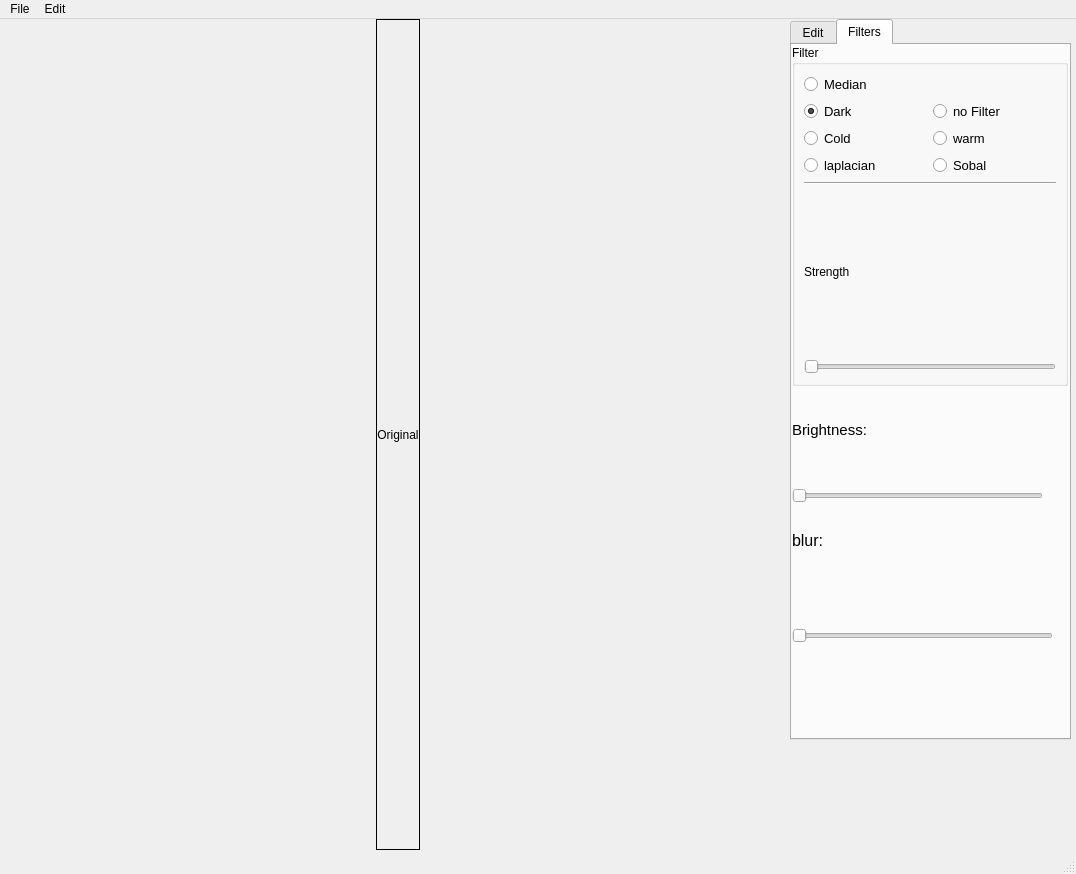
<?xml version="1.0" encoding="UTF-8"?>
<ui version="4.0">
 <class>MainWindow</class>
 <widget class="QMainWindow" name="MainWindow">
  <property name="geometry">
   <rect>
    <x>0</x>
    <y>0</y>
    <width>1076</width>
    <height>874</height>
   </rect>
  </property>
  <property name="windowTitle">
   <string>MainWindow</string>
  </property>
  <widget class="QWidget" name="centralwidget">
   <widget class="QWidget" name="verticalLayoutWidget">
    <property name="geometry">
     <rect>
      <x>790</x>
      <y>0</y>
      <width>281</width>
      <height>721</height>
     </rect>
    </property>
    <layout class="QVBoxLayout" name="verticalLayout">
     <item>
      <widget class="QTabWidget" name="tabWidget">
       <property name="currentIndex">
        <number>1</number>
       </property>
       <widget class="QWidget" name="tab_3">
        <attribute name="title">
         <string>Edit</string>
        </attribute>
        <widget class="QPushButton" name="cropbutton">
         <property name="geometry">
          <rect>
           <x>80</x>
           <y>70</y>
           <width>101</width>
           <height>31</height>
          </rect>
         </property>
         <property name="text">
          <string>Crop</string>
         </property>
        </widget>
        <widget class="QPushButton" name="addtxtButton">
         <property name="geometry">
          <rect>
           <x>80</x>
           <y>130</y>
           <width>101</width>
           <height>31</height>
          </rect>
         </property>
         <property name="text">
          <string>add text</string>
         </property>
        </widget>
        <widget class="QPushButton" name="drawButton">
         <property name="geometry">
          <rect>
           <x>80</x>
           <y>190</y>
           <width>101</width>
           <height>31</height>
          </rect>
         </property>
         <property name="text">
          <string>draw</string>
         </property>
        </widget>
        <widget class="QPushButton" name="rightbtn">
         <property name="geometry">
          <rect>
           <x>140</x>
           <y>250</y>
           <width>61</width>
           <height>31</height>
          </rect>
         </property>
         <property name="text">
          <string>trun Right</string>
         </property>
        </widget>
        <widget class="QPushButton" name="leftbtn">
         <property name="geometry">
          <rect>
           <x>70</x>
           <y>250</y>
           <width>61</width>
           <height>31</height>
          </rect>
         </property>
         <property name="text">
          <string>trun left</string>
         </property>
        </widget>
       </widget>
       <widget class="QWidget" name="tab_4">
        <attribute name="title">
         <string>Filters</string>
        </attribute>
        <widget class="QGroupBox" name="groupBox_2">
         <property name="geometry">
          <rect>
           <x>0</x>
           <y>0</y>
           <width>276</width>
           <height>341</height>
          </rect>
         </property>
         <property name="maximumSize">
          <size>
           <width>300</width>
           <height>16777215</height>
          </size>
         </property>
         <property name="title">
          <string>Filter</string>
         </property>
         <layout class="QVBoxLayout" name="verticalLayout_7">
          <item>
           <layout class="QGridLayout" name="gridLayout_3">
            <item row="3" column="0">
             <widget class="QRadioButton" name="radioButton_15">
              <property name="font">
               <font>
                <pointsize>10</pointsize>
               </font>
              </property>
              <property name="text">
               <string>laplacian</string>
              </property>
             </widget>
            </item>
            <item row="2" column="0">
             <widget class="QRadioButton" name="radioButton_13">
              <property name="font">
               <font>
                <pointsize>10</pointsize>
               </font>
              </property>
              <property name="text">
               <string>Cold</string>
              </property>
             </widget>
            </item>
            <item row="0" column="0">
             <widget class="QRadioButton" name="radioButton_14">
              <property name="font">
               <font>
                <pointsize>10</pointsize>
               </font>
              </property>
              <property name="text">
               <string>Median</string>
              </property>
              <property name="checked">
               <bool>false</bool>
              </property>
             </widget>
            </item>
            <item row="2" column="1">
             <widget class="QRadioButton" name="radioButton_17">
              <property name="font">
               <font>
                <pointsize>10</pointsize>
               </font>
              </property>
              <property name="text">
               <string>warm</string>
              </property>
             </widget>
            </item>
            <item row="3" column="1">
             <widget class="QRadioButton" name="radioButton_16">
              <property name="font">
               <font>
                <pointsize>10</pointsize>
               </font>
              </property>
              <property name="text">
               <string>Sobal</string>
              </property>
             </widget>
            </item>
            <item row="1" column="0">
             <widget class="QRadioButton" name="radioButton_18">
              <property name="font">
               <font>
                <pointsize>10</pointsize>
               </font>
              </property>
              <property name="text">
               <string>Dark</string>
              </property>
              <property name="checked">
               <bool>true</bool>
              </property>
             </widget>
            </item>
            <item row="1" column="1">
             <widget class="QRadioButton" name="noFilterRadio">
              <property name="font">
               <font>
                <pointsize>10</pointsize>
               </font>
              </property>
              <property name="text">
               <string>no Filter</string>
              </property>
             </widget>
            </item>
           </layout>
          </item>
          <item>
           <widget class="Line" name="line_3">
            <property name="orientation">
             <enum>Qt::Horizontal</enum>
            </property>
           </widget>
          </item>
          <item>
           <layout class="QHBoxLayout" name="horizontalLayout_7">
            <item>
             <widget class="QLabel" name="filterPropDisp1_label_2">
              <property name="text">
               <string>Strength</string>
              </property>
             </widget>
            </item>
            <item>
             <widget class="QLabel" name="filterProp1_label_2">
              <property name="text">
               <string/>
              </property>
             </widget>
            </item>
            <item>
             <spacer name="horizontalSpacer_8">
              <property name="orientation">
               <enum>Qt::Horizontal</enum>
              </property>
              <property name="sizeHint" stdset="0">
               <size>
                <width>40</width>
                <height>20</height>
               </size>
              </property>
             </spacer>
            </item>
           </layout>
          </item>
          <item>
           <widget class="QSlider" name="filterProp1_slider_2">
            <property name="orientation">
             <enum>Qt::Horizontal</enum>
            </property>
           </widget>
          </item>
         </layout>
        </widget>
        <widget class="QWidget" name="horizontalLayoutWidget">
         <property name="geometry">
          <rect>
           <x>0</x>
           <y>340</y>
           <width>271</width>
           <height>91</height>
          </rect>
         </property>
         <layout class="QHBoxLayout" name="horizontalLayout">
          <item>
           <widget class="QLabel" name="label_2">
            <property name="text">
             <string>&lt;html&gt;&lt;head/&gt;&lt;body&gt;&lt;p&gt;&lt;span style=&quot; font-size:11pt;&quot;&gt;Brightness:&lt;/span&gt;&lt;/p&gt;&lt;/body&gt;&lt;/html&gt;</string>
            </property>
           </widget>
          </item>
          <item>
           <spacer name="horizontalSpacer">
            <property name="orientation">
             <enum>Qt::Horizontal</enum>
            </property>
            <property name="sizeHint" stdset="0">
             <size>
              <width>40</width>
              <height>20</height>
             </size>
            </property>
           </spacer>
          </item>
         </layout>
        </widget>
        <widget class="QSlider" name="horizontalSlider_2">
         <property name="geometry">
          <rect>
           <x>0</x>
           <y>440</y>
           <width>251</width>
           <height>22</height>
          </rect>
         </property>
         <property name="orientation">
          <enum>Qt::Horizontal</enum>
         </property>
        </widget>
        <widget class="QWidget" name="horizontalLayoutWidget_2">
         <property name="geometry">
          <rect>
           <x>0</x>
           <y>470</y>
           <width>271</width>
           <height>91</height>
          </rect>
         </property>
         <layout class="QHBoxLayout" name="horizontalLayout_2">
          <item>
           <widget class="QLabel" name="label_5">
            <property name="text">
             <string>&lt;html&gt;&lt;head/&gt;&lt;body&gt;&lt;p&gt;&lt;span style=&quot; font-size:12pt;&quot;&gt;blur:&lt;/span&gt;&lt;/p&gt;&lt;p&gt;&lt;br/&gt;&lt;/p&gt;&lt;/body&gt;&lt;/html&gt;</string>
            </property>
           </widget>
          </item>
          <item>
           <spacer name="horizontalSpacer_2">
            <property name="orientation">
             <enum>Qt::Horizontal</enum>
            </property>
            <property name="sizeHint" stdset="0">
             <size>
              <width>40</width>
              <height>20</height>
             </size>
            </property>
           </spacer>
          </item>
         </layout>
        </widget>
        <widget class="QSlider" name="horizontalSlider">
         <property name="geometry">
          <rect>
           <x>0</x>
           <y>580</y>
           <width>261</width>
           <height>22</height>
          </rect>
         </property>
         <property name="orientation">
          <enum>Qt::Horizontal</enum>
         </property>
        </widget>
       </widget>
      </widget>
     </item>
    </layout>
   </widget>
   <widget class="QWidget" name="layoutWidget">
    <property name="geometry">
     <rect>
      <x>10</x>
      <y>0</y>
      <width>781</width>
      <height>851</height>
     </rect>
    </property>
    <layout class="QGridLayout" name="gridLayout">
     <item row="0" column="0">
      <spacer name="horizontalSpacer_3">
       <property name="orientation">
        <enum>Qt::Horizontal</enum>
       </property>
       <property name="sizeHint" stdset="0">
        <size>
         <width>318</width>
         <height>20</height>
        </size>
       </property>
      </spacer>
     </item>
     <item row="1" column="0">
      <spacer name="horizontalSpacer_12">
       <property name="orientation">
        <enum>Qt::Horizontal</enum>
       </property>
       <property name="sizeHint" stdset="0">
        <size>
         <width>318</width>
         <height>20</height>
        </size>
       </property>
      </spacer>
     </item>
     <item row="0" column="3">
      <spacer name="horizontalSpacer_4">
       <property name="orientation">
        <enum>Qt::Horizontal</enum>
       </property>
       <property name="sizeHint" stdset="0">
        <size>
         <width>338</width>
         <height>20</height>
        </size>
       </property>
      </spacer>
     </item>
     <item row="1" column="2" colspan="2">
      <spacer name="horizontalSpacer_11">
       <property name="orientation">
        <enum>Qt::Horizontal</enum>
       </property>
       <property name="sizeHint" stdset="0">
        <size>
         <width>338</width>
         <height>20</height>
        </size>
       </property>
      </spacer>
     </item>
     <item row="0" column="1" colspan="2">
      <widget class="QLabel" name="original_label">
       <property name="sizePolicy">
        <sizepolicy hsizetype="Expanding" vsizetype="Expanding">
         <horstretch>0</horstretch>
         <verstretch>0</verstretch>
        </sizepolicy>
       </property>
       <property name="frameShape">
        <enum>QFrame::Box</enum>
       </property>
       <property name="text">
        <string>Original</string>
       </property>
       <property name="alignment">
        <set>Qt::AlignCenter</set>
       </property>
      </widget>
     </item>
    </layout>
   </widget>
  </widget>
  <widget class="QMenuBar" name="menubar">
   <property name="geometry">
    <rect>
     <x>0</x>
     <y>0</y>
     <width>1076</width>
     <height>21</height>
    </rect>
   </property>
   <widget class="QMenu" name="menuFile">
    <property name="title">
     <string>File</string>
    </property>
    <addaction name="actionload_image"/>
    <addaction name="actionSave_"/>
   </widget>
   <widget class="QMenu" name="menuEdit">
    <property name="title">
     <string>Edit</string>
    </property>
    <addaction name="actionUndu"/>
   </widget>
   <addaction name="menuFile"/>
   <addaction name="menuEdit"/>
  </widget>
  <widget class="QStatusBar" name="statusbar"/>
  <action name="actionLoad_Image">
   <property name="text">
    <string>Load Image</string>
   </property>
  </action>
  <action name="actionSave">
   <property name="text">
    <string>Save</string>
   </property>
  </action>
  <action name="actionload_image">
   <property name="text">
    <string>load image</string>
   </property>
  </action>
  <action name="actionSave_">
   <property name="text">
    <string>Save</string>
   </property>
  </action>
  <action name="actionUndu">
   <property name="text">
    <string>Undu</string>
   </property>
  </action>
 </widget>
 <resources/>
 <connections/>
</ui>
